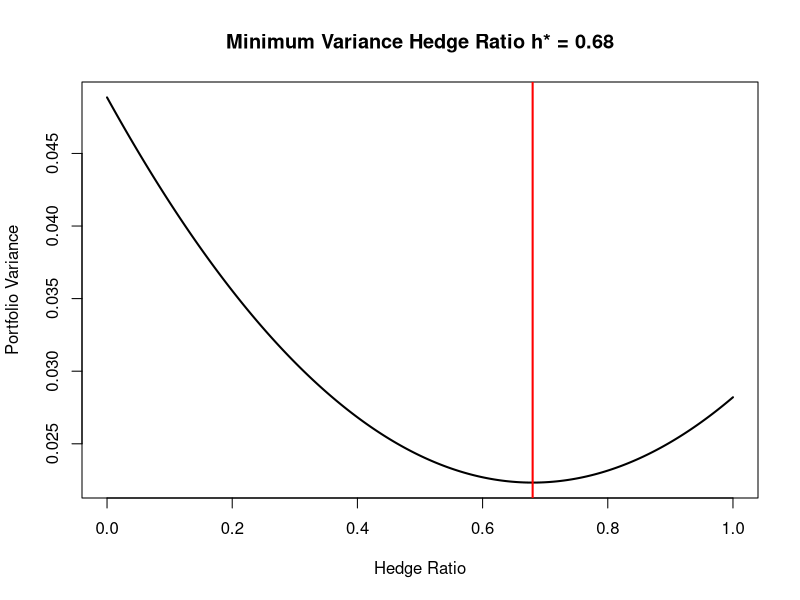

The R script that drew this image:
#set working directory
setwd("...")

#read data set
data = read.csv2("DAX_FDAX.csv", stringsAsFactors = F)

# import closing prices
stock  = as.numeric(data[250:500,2])
future = as.numeric(data[250:500,3])

#generate log-returns
r_s = diff(log(stock))
r_f = diff(log(future))


# function for calculating the optimal hedge ratio
hedgeratio = function(s,f){
    fmin = function(h){
        var(s - h*f)}
    opt = nlm(fmin, 0.5)
    return(opt$estimate)
}

h_opt = hedgeratio(r_s, r_f)
paste("The optimal hedge ratio is: ", round(h_opt,6))

#Plot:
#calculating yearly variance:
fmin2 = function(h){
  var(r_s - h*r_f)*250}

x = seq(0,1,0.001)
y = lapply(x, fmin2)

plot(x,y, type= "l", lwd = "2",
     ylab = "Portfolio Variance",
     xlab = "Hedge Ratio",
     main = paste("Minimum Variance Hedge Ratio h* = ", round(h_opt,4), sep=""))
abline(v = h_opt, lwd = "2", col = "red") #vertical line at h_opt

